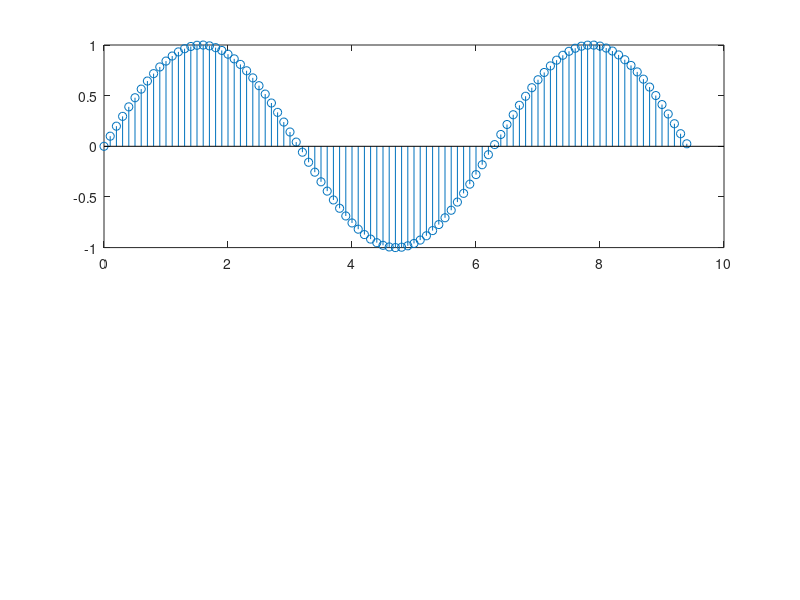

MATLAB code to generate this figure:
x=0:0.1:3*pi;
y=cos(x);
subplot(2,1,1);
plot(x,y);
xlabel('Time');
ylabel('Amplitude');
title('cosine wave function');
y=sin(x);
subplot(2,1,1);
stem(x,y);